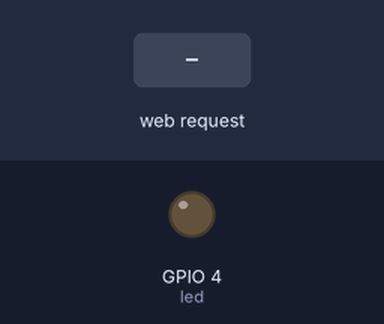
Bench run of a sketch on a simulated ESP8266 (NodeMCU). On the bench: output pins drawn as LEDs (lit = HIGH). Inputs (shaded band) come from the test bench. WiFi joins after 1.5 s; servers stay silent unless stated; what the sketch prints to the serial monitor is not drawn.

Above: at 2.7 s.
2.8 s: HTTP request GET / received
At 3.6 s:
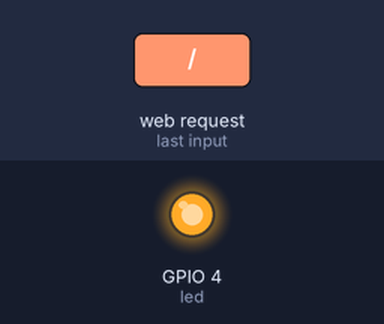
Timing chart, 0 to 8.3 s (numbered marks = the images above; inputs shaded):
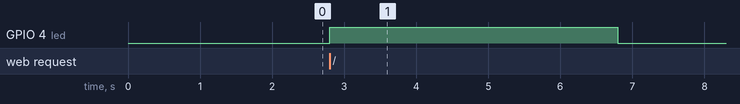

Measured:
- after the input at 2.8 s, GPIO 4 (led): LOW → HIGH at once, → LOW 4.0 s later

The sketch:

WEB_server.ino
```cpp
#include <ESP8266WiFi.h>
#include <ESP8266WebServer.h>

#define led 4

//Introducir Parámetros de la red a la que te quieres conectar_ SSID y PASSWORD
const char* ssid="SSID";
const char* password="PASSWORD";

const char* html_page PROGMEM = "<!DOCTYPE html><html><head> <title>Mi Pagina de Pruebas IoT: Danipr20</title></head><body> <h1>Bienvenido a Mi Pagina IoT </h1> <p>TEXTO</p> <p>Estado del dispositivo: <span id=\"estado\">Desconectado</span></p> <button onclick=\"encender()\">Encender</button> <button onclick=\"apagar()\">Apagar</button> <script> function encender() { document.getElementById('estado').innerText = 'Encendido'; // Aquí puedes agregar código para controlar tu dispositivo IoT cuando se enciende. } function apagar() { document.getElementById('estado').innerText = 'Apagado'; // Aquí puedes agregar código para controlar tu dispositivo IoT cuando se apaga. } </script></body></html>";


ESP8266WebServer server(80);

void handleRoot() {
  digitalWrite(led, HIGH);
  Serial.println("Solicitud aceptada");
  server.send(200, "text/html", html_page);
  delay(4000);
  digitalWrite(led, LOW);
}

void setup() {
  pinMode(led, OUTPUT);
  Serial.begin(9600);

  Serial.println("\nWIFI station setting");
  WiFi.mode(WIFI_STA);
  WiFi.begin(ssid, password);


  while (WiFi.status() != WL_CONNECTED) {
    delay(500);
    Serial.print(".");
  }
  Serial.println("\n WIFI ready");
  Serial.print("IP: ");
  Serial.println(WiFi.localIP());

  server.on("/", handleRoot);
  server.begin();
  Serial.println("Server HTTP started");
}

void loop() {
  server.handleClient();
}
```
